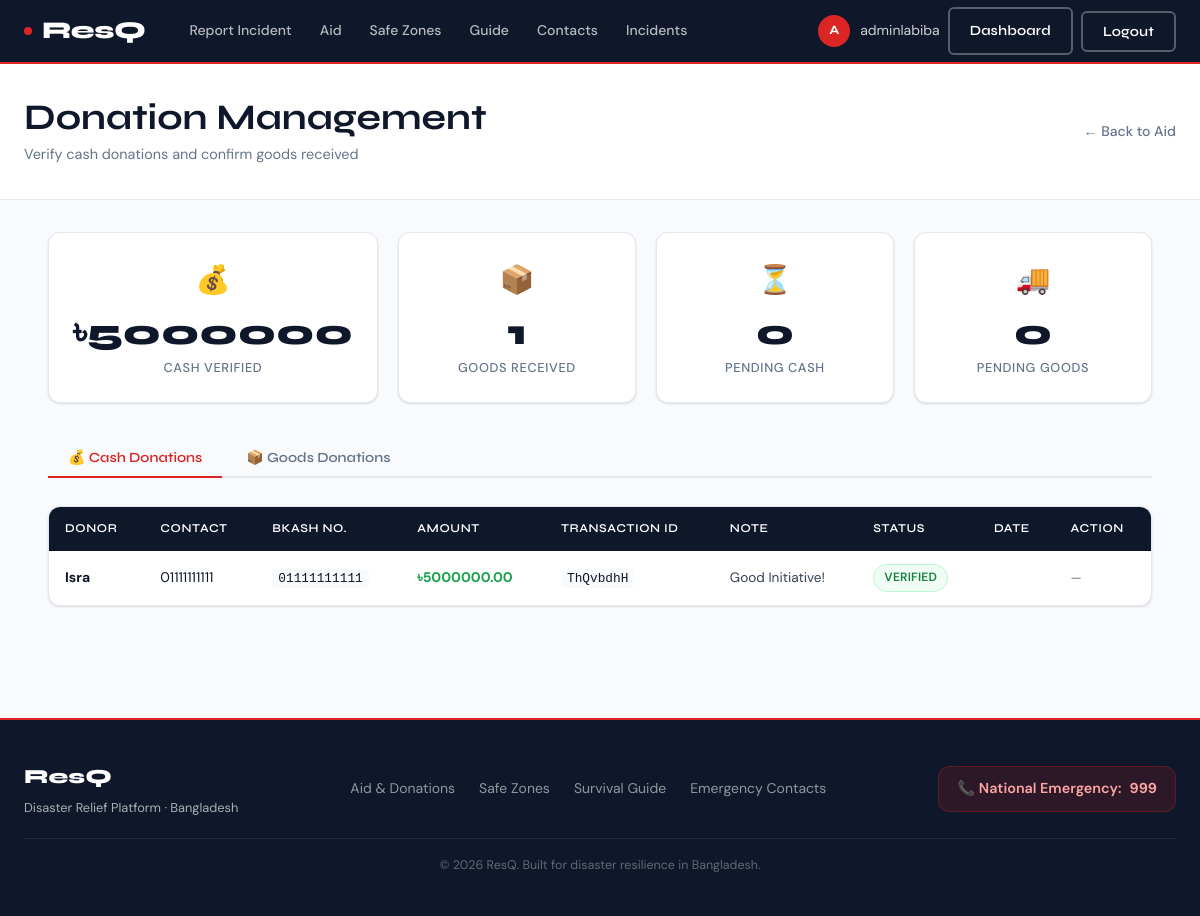
The app's page /aid/donations/ (signed in), older data.
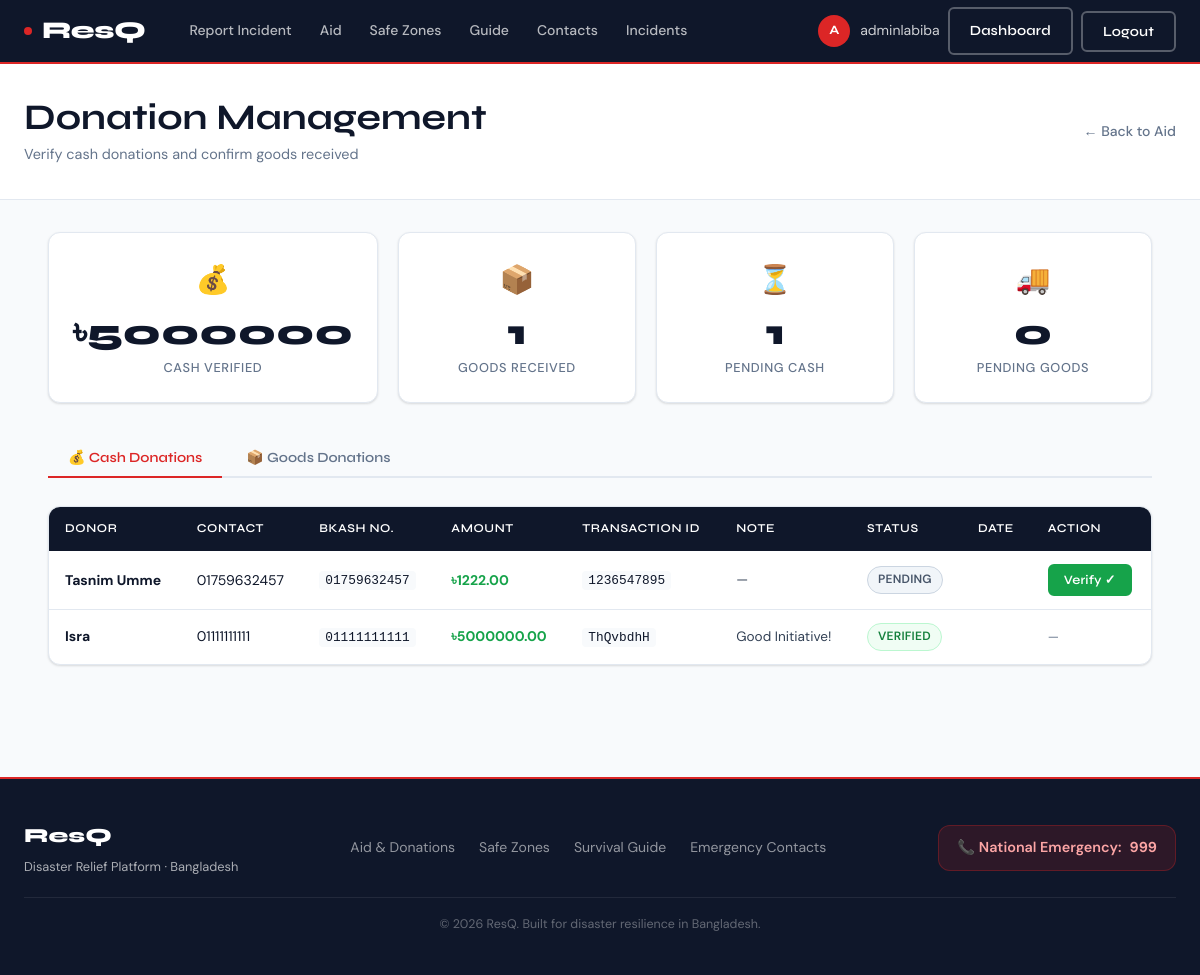
The same page, newer data.
### users/models.py (models this page shows, shortened)
class User(AbstractUser):
    ROLE_CHOICES = [
        ('volunteer', 'Volunteer'),
        ('authority', 'Authority'),
    ]
    role = models.CharField(max_length=20, choices=ROLE_CHOICES)
    nid_number = models.CharField(max_length=20, unique=True)
    contact_number = models.CharField(max_length=15)
    occupation = models.CharField(max_length=100, blank=True)
    workplace = models.CharField(max_length=150, blank=True)
    date_of_birth = models.DateField(null=True, blank=True)
    is_verified = models.BooleanField(default=False)
    created_at = models.DateTimeField(auto_now_add=True)

### aid/models.py (models this page shows, shortened)
class CashDonation(models.Model):
    STATUS_CHOICES = [
        ('pending', 'Pending'),
        ('verified', 'Verified'),
        ('rejected', 'Rejected'),
    ]
    donor_name = models.CharField(max_length=100)
    contact_number = models.CharField(max_length=15)
    bkash_number = models.CharField(max_length=15)
    amount = models.DecimalField(max_digits=10, decimal_places=2)
    transaction_id = models.CharField(max_length=100, unique=True)
    note = models.TextField(blank=True)
    status = models.CharField(max_length=10, choices=STATUS_CHOICES, default='pending')
    donated_at = models.DateTimeField(auto_now_add=True)
    verified_by = models.ForeignKey(
        User, null=True, blank=True,
        on_delete=models.SET_NULL,
        related_name='verified_donations',
        limit_choices_to={'role': 'authority'}
    )

### aid/views.py (the view)
# urls.py: path('donations/', views.donation_list, name='donation_list'),
@login_required
def donation_list(request):
    if request.user.role != 'authority':
        return redirect('dashboard')
    cash = CashDonation.objects.all().order_by('-donated_at')
    goods = GoodsDonation.objects.all().order_by('-donated_at')
    return render(request, 'aid/donation_list.html', {
        'cash_donations': cash,
        'goods_donations': goods,
        'total_cash_verified': CashDonation.objects.filter(
            status='verified').aggregate(t=Sum('amount'))['t'] or 0,
        'total_goods_received': GoodsDonation.objects.filter(status='received').count(),
        'pending_cash': CashDonation.objects.filter(status='pending').count(),
    })

### templates/aid/donation_list.html (shortened to what this page needs)
{% extends "base.html" %}
{% block content %}
<div class="page-header">
  <div class="page-header__inner">
    <div>
      <h2>Donation Management</h2>
      <p style="margin-top:4px;color:var(--muted);font-size:.9rem;">Verify cash donations and confirm goods received</p>
    </div>
    <a href="{% url 'aid_page' %}" class="back-link">← Back to Aid</a>
  </div>
</div>
<div style="padding:32px 24px;">
  <div class="container">
    <div class="grid-4" style="margin-bottom:36px;">
      <div class="stat-card">
        <div class="stat-icon">💰</div>
        <div class="stat-value">৳{{ total_cash_verified|default:"0" }}</div>
        <div class="stat-label">Cash Verified</div>
      </div>
      <div class="stat-card">
        <div class="stat-icon">📦</div>
        <div class="stat-value">{{ total_goods_received|default:"0" }}</div>
        <div class="stat-label">Goods Received</div>
      </div>
      <div class="stat-card">
        <div class="stat-icon">⏳</div>
        <div class="stat-value">{{ pending_cash|default:"0" }}</div>
        <div class="stat-label">Pending Cash</div>
      </div>
      <div class="stat-card">
        <div class="stat-icon">🚚</div>
        <div class="stat-value">{{ pending_goods|default:"0" }}</div>
        <div class="stat-label">Pending Goods</div>
      </div>
    </div>
    <div class="tabs">
      <button class="tab-btn active" onclick="switchTab('cash', this)">💰 Cash Donations</button>
      <button class="tab-btn" onclick="switchTab('goods', this)">📦 Goods Donations</button>
    </div>
    <div id="tab-cash">
      {% if cash_donations %}
      <div class="table-wrap">
        <table>
          <thead>
            <tr>
              <th>Donor</th>
              <th>Contact</th>
              <th>bKash No.</th>
              <th>Amount</th>
              <th>Transaction ID</th>
              <th>Note</th>
              <th>Status</th>
              <th>Date</th>
              <th>Action</th>
            </tr>
          </thead>
          <tbody>
            {% for donation in cash_donations %}
            <tr>
              <td><strong>{{ donation.donor_name }}</strong></td>
              <td>{{ donation.contact_number }}</td>
              <td><code style="font-size:.8rem;background:var(--surface);padding:2px 6px;border-radius:4px;">{{ donation.bkash_number }}</code></td>
              <td><strong style="color:var(--green);">৳{{ donation.amount }}</strong></td>
              <td><code style="font-size:.8rem;background:var(--surface);padding:2px 6px;border-radius:4px;">{{ donation.transaction_id }}</code></td>
              <td style="max-width:140px;font-size:.85rem;color:var(--slate);">{{ donation.note|default:"—"|truncatechars:40 }}</td>
              <td><span class="badge badge-{{ donation.status }}">{{ donation.status|upper }}</span></td>
              <td><small>{{ donation.created_at|date:"M d, Y" }}</small></td>
              <td>
                {% if donation.status == 'pending' %}
                <form method="post" action="{% url 'verify_cash' donation.id %}">
                  <button type="submit" class="btn btn-success btn-sm">Verify ✓</button>
                </form>
                {% else %}
                <span style="font-size:.8rem;color:var(--muted);">—</span>
                {% endif %}
              </td>
            </tr>
            {% endfor %}
          </tbody>
        </table>
      </div>
      {% else %}
      <div class="empty-state">
        <div class="empty-icon">💰</div>
        <h3>No cash donations yet</h3>
        <p>Cash donations will appear here when submitted.</p>
      </div>
      {% endif %}
    </div>
  </div>
</div>
{% endblock %}

### templates/base.html (shortened to what this page needs)
<!DOCTYPE html>
<html lang="en">
<head>
  {% load static %}
  <link rel="stylesheet" href="{% static 'css/style.css' %}" />
</head>
<body>
<nav class="navbar">
  <a href="{% url 'home' %}" class="navbar__brand">
    <span class="brand-dot"></span>ResQ
  </a>
  <div class="navbar__links">
    <a href="{% url 'home' %}#report">Report Incident</a>
    <a href="{% url 'aid_page' %}">Aid</a>
    <a href="{% url 'evacuation_page' %}">Safe Zones</a>
    <a href="{% url 'guide_page' %}">Guide</a>
    <a href="{% url 'contacts_page' %}">Contacts</a>
    {% if user.is_authenticated %}
      <a href="{% url 'incident_list' %}">Incidents</a>
    {% endif %}
  </div>
  <div class="navbar__actions desktop">
    {% if user.is_authenticated %}
      <div class="nav-user">
        <div class="avatar">{{ user.username|slice:":1"|upper }}</div>
        <span>{{ user.username }}</span>
      </div>
      <a href="{% url 'dashboard' %}" class="btn btn-outline" style="color:white;border-color:rgba(255,255,255,.3);">Dashboard</a>
      <form method="post" action="{% url 'logout' %}" style="display:inline;">
        <button type="submit" class="btn btn-outline" style="color:white;border-color:rgba(255,255,255,.3);">Logout</button>
      </form>
    {% else %}
      <a href="{% url 'login' %}" class="btn btn-outline" style="color:white;border-color:rgba(255,255,255,.3);">Log In</a>
      <a href="{% url 'signup' %}" class="btn btn-primary">Sign Up</a>
    {% endif %}
  </div>
</nav>
<main>
  {% block content %}{% endblock %}
</main>
<footer class="footer">
  <div class="footer__inner">
    <div>
      <div class="footer__brand">ResQ</div>
      <div class="footer__tagline">Disaster Relief Platform · Bangladesh</div>
    </div>
    <div style="display:flex;gap:24px;flex-wrap:wrap;">
      <a href="{% url 'aid_page' %}" style="color:rgba(255,255,255,.55);font-size:.875rem;">Aid & Donations</a>
      <a href="{% url 'evacuation_page' %}" style="color:rgba(255,255,255,.55);font-size:.875rem;">Safe Zones</a>
      <a href="{% url 'guide_page' %}" style="color:rgba(255,255,255,.55);font-size:.875rem;">Survival Guide</a>
      <a href="{% url 'contacts_page' %}" style="color:rgba(255,255,255,.55);font-size:.875rem;">Emergency Contacts</a>
    </div>
    <div class="footer__hotline">
      📞 National Emergency: <strong>999</strong>
    </div>
  </div>
  <div style="max-width:1200px;margin:20px auto 0;padding-top:16px;border-top:1px solid rgba(255,255,255,.08);text-align:center;font-size:.78rem;color:rgba(255,255,255,.35);">
    © {% now "Y" %} ResQ. Built for disaster resilience in Bangladesh.
  </div>
</footer>
</body>
</html>

Row changes from the older to the newer data that the page shows:
added CashDonation: donor_name "Tasnim Umme", contact_number "01759632457", bkash_number "01759632457", amount "1222.00", transaction_id "1236547895", note "—", status "PENDING", shows "Verify ✓"
Text that changed along with them:
{{ pending_cash|default:"0" }}: "0" → "1"
